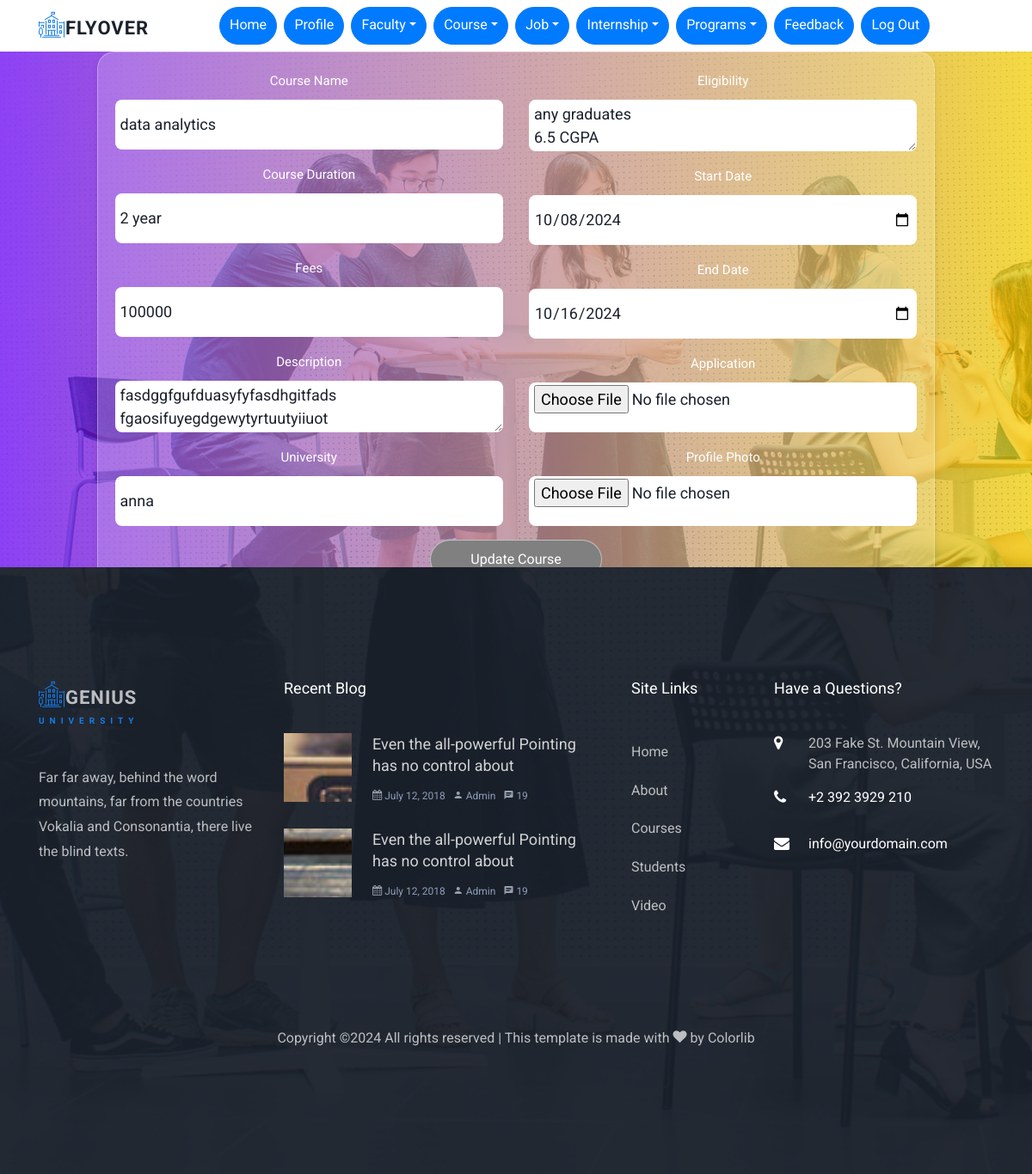
Page /institute/update_course.php?id=3 on the committed database.
### tables this page shows
CREATE TABLE `course` (
  `course_id` int(30) NOT NULL,
  `course_name` varchar(100) NOT NULL,
  `course_duration` varchar(30) NOT NULL,
  `course_profile` varchar(100) NOT NULL,
  `course_description` varchar(300) NOT NULL,
  `course_fees` int(100) NOT NULL,
  `university` varchar(100) NOT NULL,
  `course_application` varchar(300) NOT NULL,
  `eligibility` varchar(100) NOT NULL,
  `course_start_date` date NOT NULL,
  `course_end_date` date NOT NULL,
  `institute_id` int(100) NOT NULL
);

### institute/update_course.php (the view, shortened to what this page needs)
<?php
include 'header.php';
include '../config.php';
if (isset($_GET['id'])) {
    $course_id = $_GET['id'];
    $query = "SELECT * FROM course WHERE course_id = ?";
    $stmt = $con->prepare($query);
    $stmt->bind_param("i", $course_id);
    $stmt->execute();
    $result = $stmt->get_result();
    $course = $result->fetch_assoc();
} else {
    echo "<p>No course ID provided.</p>";
    exit;
}
?>
<body>
    <div class="hero-wrap hero-wrap-2" style="background-image: url('assets/images/bg_2.jpg'); background-attachment:fixed;">
        <div class="overlay"></div>
        <div class="container" style="max-width: 1200px;">
            <div class="row no-gutters slider-text align-items-center justify-content-center" data-scrollax-parent="true">
                <div class="col-md-10 ftco-animate text-center">
                    <div class="row justify-content-center">
                        <div class="col-md-12">
                            <div class="glass-form">
                                <form action="update_course_action.php" method="POST" enctype="multipart/form-data">
                                    <div class="row">
                                        <div class="col-md-6">
                                            <div class="form-group">
                                                <label for="course-name">Course Name</label>
                                                <input type="text" class="form-control" placeholder="Course Name" name="course_name" value="<?php echo htmlspecialchars($course['course_name']); ?>" required>
                                            </div>
                                            <div class="form-group">
                                                <label for="course-duration">Course Duration</label>
                                                <input type="text" class="form-control" placeholder="Course Duration" name="course_duration" value="<?php echo htmlspecialchars($course['course_duration']); ?>" required>
                                            </div>
                                            <div class="form-group">
                                                <label for="Fees">Fees</label>
                                                <input type="number" class="form-control" placeholder="Fees" name="fees" value="<?php echo htmlspecialchars($course['course_fees']); ?>" required>
                                            </div>
                                           <div class="form-group">
                                                <label for="city">Description</label>
                                                <textarea class="form-control" placeholder="Write a brief description here..." name="description" required><?php echo htmlspecialchars($course['course_description']); ?></textarea>
                                            </div>
                                            <div class="form-group">
                                                <label for="university">University</label>
                                                <input type="text" class="form-control" placeholder="University" name="university" value="<?php echo htmlspecialchars($course['university']); ?>" required>
                                            </div>
                                        </div>
                                        <div class="col-md-6">
                                           <div class="form-group">
                                                <label for="eligibility">Eligibility</label>
                                                <textarea class="form-control" placeholder="Write Eligibility here..." name="eligibility" required><?php echo htmlspecialchars($course['eligibility']); ?></textarea>
                                            </div>
                                            <div class="form-group">
                                                <label for="start_date">Start Date</label>
                                                <input type="date" class="form-control" placeholder="Start Date" name="start_date" value="<?php echo $course['course_start_date']; ?>" required>
                                            </div>
                                            <div class="form-group">
                                                <label for="end_date">End Date</label>
                                                <input type="date" class="form-control" placeholder="End Date" name="end_date" value="<?php echo $course['course_end_date']; ?>" required>
                                            </div>
                                            <div class="form-group">
                                                <label for="application">Application</label>
                                                <input type="file" class="form-control" name="application" accept="image/*">
                                            </div>
                                            <div class="form-group">
                                                <label for="photo">Profile Photo</label>
                                                <input type="file" class="form-control" name="photo" accept="image/*">
                                            </div>
                                        </div>
                                    </div>
                                    <div class="form-group text-center">
                                        <button type="submit" class="btn btn-primary px-4">Update Course</button>
                                    </div>
                                </form>
                            </div>
                        </div>
                    </div>
                </div>
            </div>
        </div>
    </div>
<?php
include 'footer.php';
?>
</body>
</html>

### institute/update_course.php (style rules this page uses)
.glass-form { background: rgba(255, 255, 255, 0.2); border-radius: 20px; padding: 20px; box-shadow: 0 4px 8px rgba(0, 0, 0, 0.1); backdrop-filter: blur(10px); border: 1px solid rgba(255, 255, 255, 0.3); color: #fff; opacity: 0; animation: fadeIn 1s forwards; }
.glass-form .form-control { background-color: rgba(255, 255, 255, 0.1); border: 1px solid rgba(255, 255, 255, 0.5); color: black; margin: 0 auto; border-radius: 8px; padding: 2px 5px; height: 30px; backdrop-filter: blur(5px); }
.glass-form .form-control::placeholder { color: gray; }
.glass-form .btn-primary { background-color: gray; border: 1px solid rgba(255, 255, 255, 0.5); color: #fff; width: 200px; padding: 10px 20px; }

### rows in the picture
course: course_name "data analytics", course_duration "2 year", fees "100000", description "fasdggfgufduasyfyfasdhgitfads fgaosifuyegdgewytyrtuutyiiuot", university "anna", eligibility "any graduates 6.5 CGPA", start_date "10/08/2024", end_date "10/16/2024"
